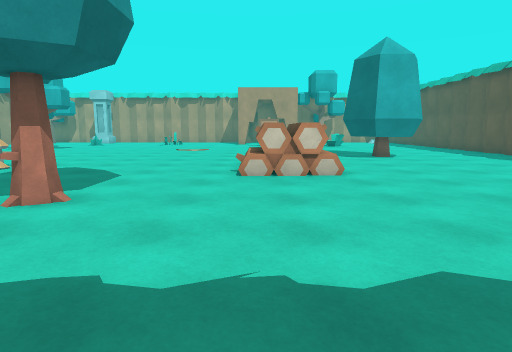
View 1 (above)

17 first-person views from a walk through a scene from a Unity 3-D project. The camera is 1.3 m above the floor, tilts 8° down and sees 75° across. The floor is counted in squares, 1 m on a side. Each view is taken from the middle of a square. On the plan, view 1 faces up. The plan holds only what a view shows up to about 14 squares ahead; the rest is blank. The player is left out. Surface patterns are stand-ins for the level's own textures.

View 2
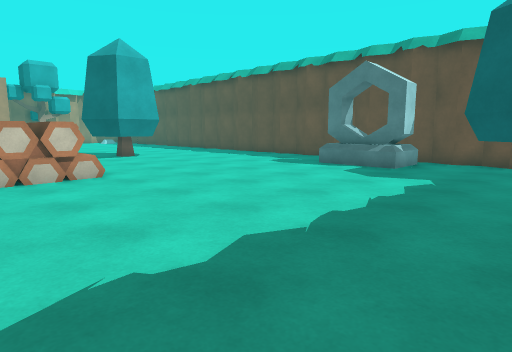

View 3
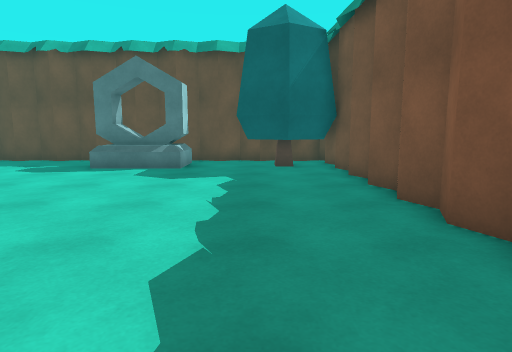

View 4
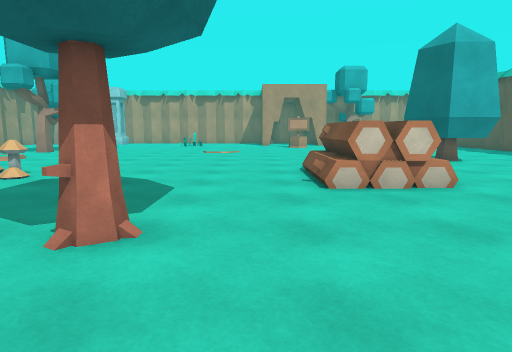

View 5
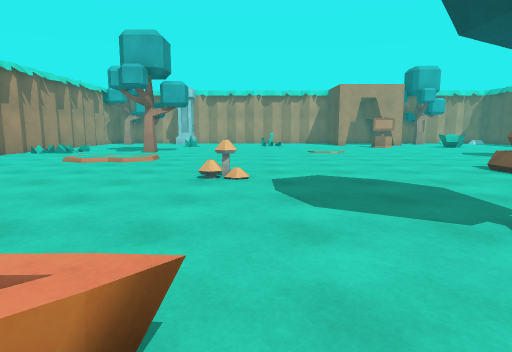

View 6
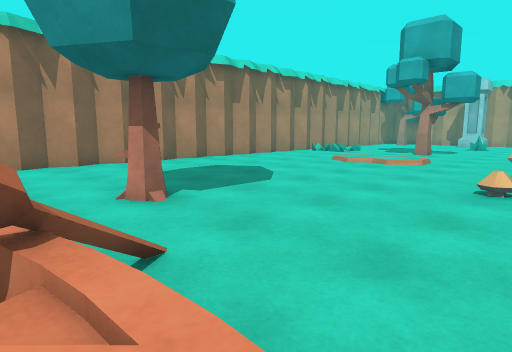

View 7
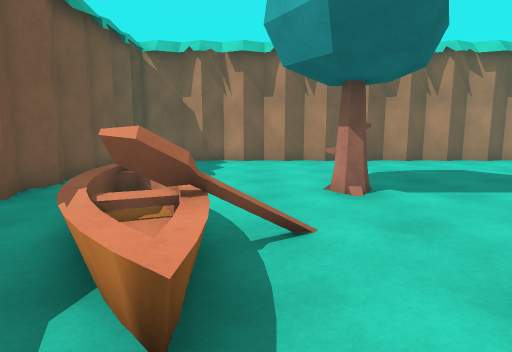

View 8
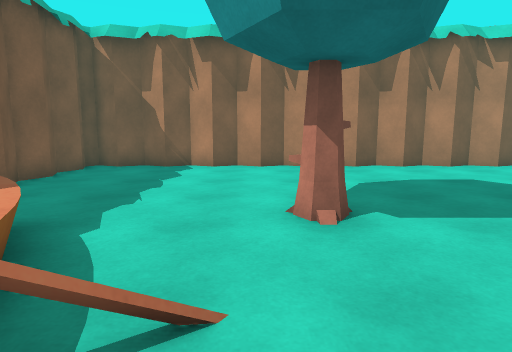

View 9
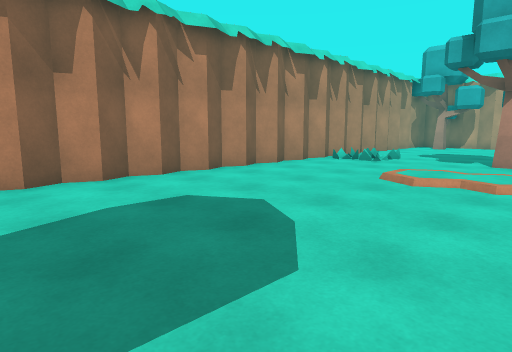

View 10
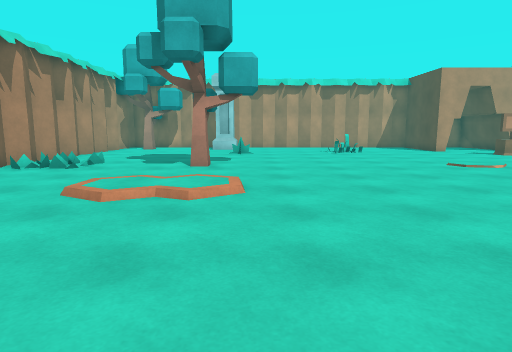

View 11
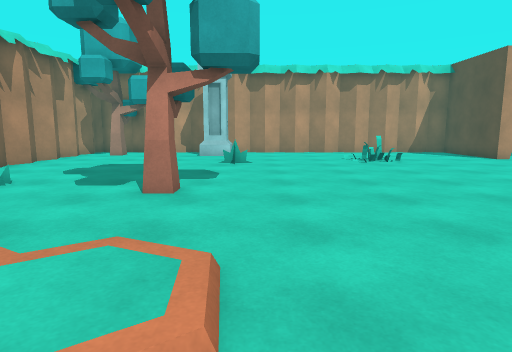

View 12
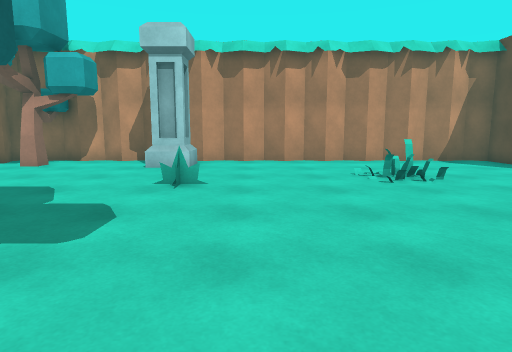

View 13
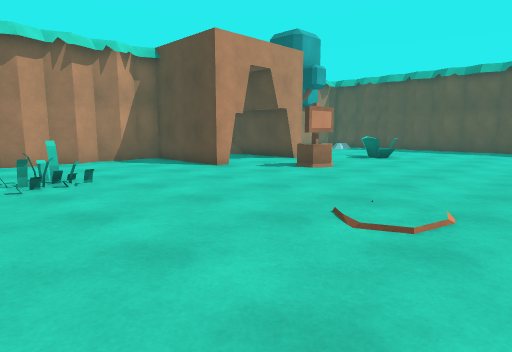

View 14
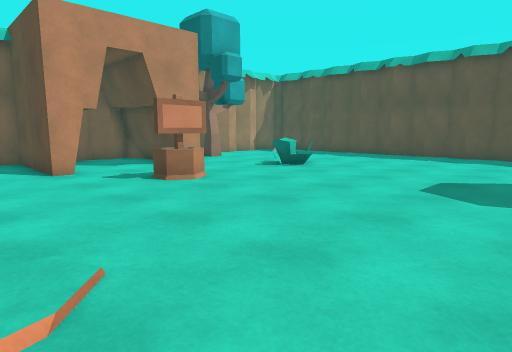

View 15
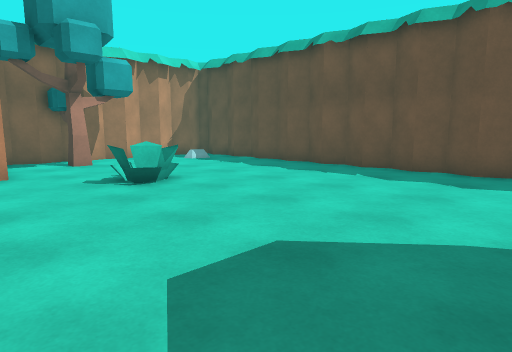

View 16
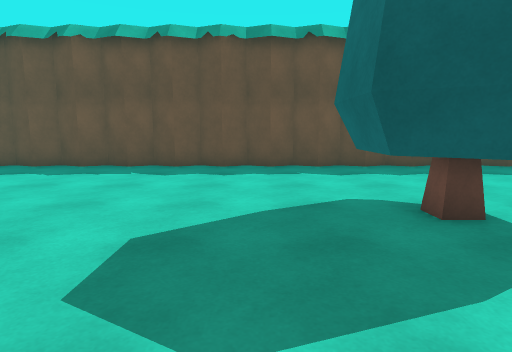

View 17
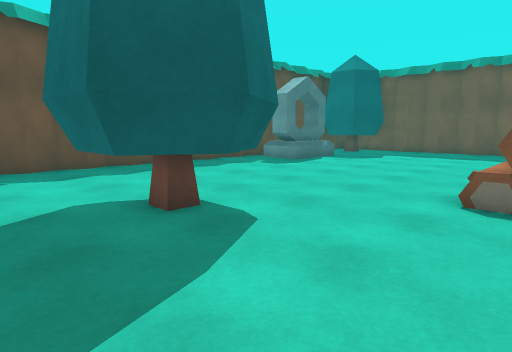

### Floor plan
Key: @ floor where view 1 was taken; # wall or solid block; . main floor; : floor 0.25 m higher than the main floor; / step, stairs or slope; = window, fence, low wall or low ledge; T tree; P plant; B bush; O other object.
Columns run from 21 left of view 1 to 13 right of it. Each row starts with its distance up from view 1.
 33 ####O####O####O####O### OOOOO
 32 #.T...  ............#.. O..T.
 31  .T...OO............#...#..T.
 30   .....O............#...#....
 29   ..................#...#...  ..
 28 O.............O........ .... .... O
 27 O.......P.............. ...B......#
 26 O....................OOO..B.......#
 25 O..........................B......#
 24  .................................#
 23 O ................................O
 22 # O....T..........................#
 21 # .....T..........................#
 20  .................................#
 19  .................................#
 18 O................. ...............O
 17 #....//::.......      ....TTT.....#
 16 #..../:/:................TTT  ....#
 15 #.....///.................TTT.....#
 14 #..................... ...........
 13 O....................O O..........O
 12 #...........=........OOO..........#
 11 #...........=........OOO..........#
 10 #....................OOO..........#
  9 #....................OOO..........#
  8 O................................ O
  7 #..............................OO #
  6 #......T.........T.............OO #
  5 #..............................OOO#
  4 #.........O.O... .................#
  3 #........OOOO.    ................O
  2 #.......OOOO..     ............TT #
  1 #.......O...         .........TTT #
  0 #.........          .@.........TT #
 -1 ####O####               O####O ####

Where each view was taken, in squares from view 1:
view 1: 0 up, 0 right, facing up
view 2: 0 up, 1 left, facing up-right
view 3: 2 up, 1 left, facing right
view 4: 2 up, 2 left, facing up
view 5: 2 up, 8 left, facing up
view 6: 3 up, 8 left, facing up-left
view 7: 4 up, 7 left, facing left
view 8: 5 up, 9 left, facing left
view 9: 7 up, 12 left, facing up-left
view 10: 9 up, 12 left, facing up
view 11: 14 up, 12 left, facing up
view 12: 19 up, 11 left, facing up
view 13: 19 up, 9 left, facing up-right
view 14: 18 up, 4 left, facing up-right
view 15: 18 up, 2 right, facing up-right
view 16: 19 up, 1 right, facing right
view 17: 19 up, 1 right, facing down-right
